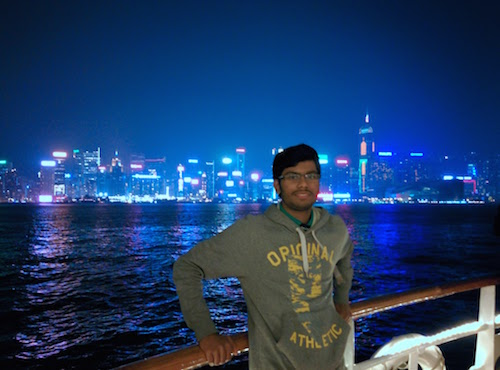
%> input picture GrabCut/me2_small.jpg, 500 x 370 px
$ octave graph_cuts.m   (GNU Octave 9; MATLAB toolbox functions it lacks are replaced by stand-ins)
%> lines starting %> are read from the running program, lines starting %| are printed output that depends on the picture
### GrabCut/rectInput.m
function [ mask ] = rectInput( im,verbose,type)
%rectInput Asks user to draw a rectangle bounding box around foreground


if(nargin <2)
    verbose = true;
end

if(nargin<3)
    type = 'rect';
end

if strcmp(type,'rect')
    imshow(im);
    % title('Draw a bounding box around foreground')
    sz = size(im);
    user_input = 1;
    while user_input == 1

        rect = getrect;
        rect = [rect(2) rect(1) rect(4) rect(3) ];

        %fix any problems
        rect = fix(rect);
        if rect(1) <= 0
            rect(1) = 1;
        end
        if rect(2) <= 0
            rect(2) = 1;
        end
        if rect(3)+rect(1)>= sz(1)
            rect(3) = sz(1) - rect(1);
        end
        if rect(4)+rect(2)>= sz(2)
            rect(4) = sz(2) - rect(2);
        end


        rectangle('position',[rect(2) rect(1) rect(4) rect(3) ]);
        if(verbose)
            button = questdlg('This is what you wanted to select?');
            if strcmp(button,'Yes')
                user_input = 0;
            elseif strcmp(button,'No')
                user_input = 1;
            else
                close all

                error('User canceled')
            end
        else
            user_input = 0;
        end
    end
    close all
    mask = ones(sz(1),sz(2));
    mask(rect(1):rect(1)+rect(3),rect(2):rect(2)+rect(4)) = 2;

else %free hand
    figure, imshow(im);
    h = imfreehand(gca);
    maskSource = createMask(h);

    sz = size(im);
    mask = maskSource(1:sz(1),1:sz(2)) + 1;

end

### GrabCut/graph_cuts.m
%% Read image and take input; initialize
% Works on gray image rather than using color data
clc;clear; close all; addpath('gco-v3.0/matlab')
verbose = true;

im_clr = imread('me2_small.jpg');
%> im_clr is the input picture: size 370x500x3 uint8; mean R, G, B 30.1, 61, 105.6

im = rgb2gray(im_clr);
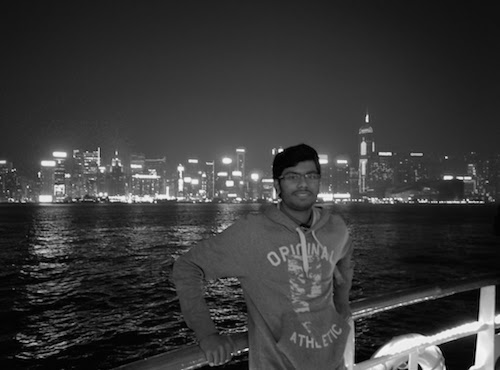
%> im: size 370x500 uint8; min 0, max 247, mean 56.8
im = histeq(im);
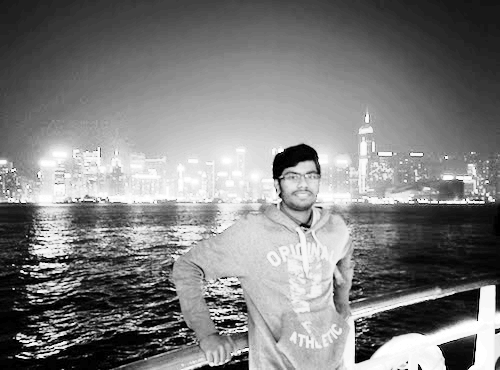
%> im: size 370x500 uint8; min 0, max 255, mean 126.8
rect = rectInput(im_clr,verbose); % Take input
%> the run ends on the next line

$ run again, with GrabCut/caravan.jpg copied over GrabCut/me2_small.jpg
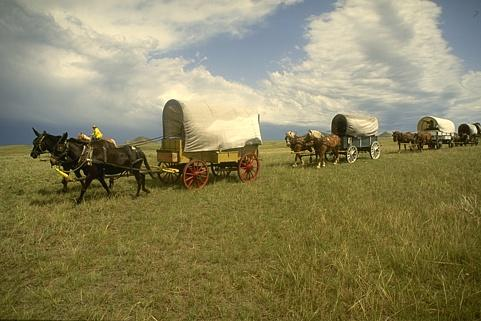
%> input picture GrabCut/caravan.jpg, 481 x 321 px
%> im_clr is the input picture: size 321x481x3 uint8; mean R, G, B 137.9, 131.4, 93.9
%> `im = rgb2gray(im_clr);`:
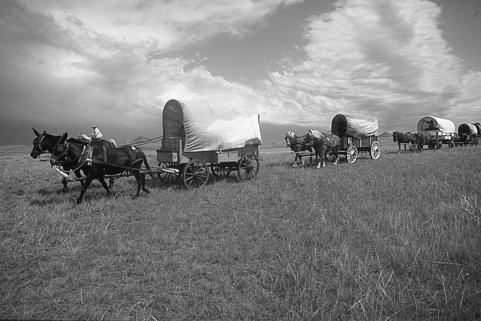
%> im: size 321x481 uint8; min 1, max 253, mean 129.1
%> `im = histeq(im);`:
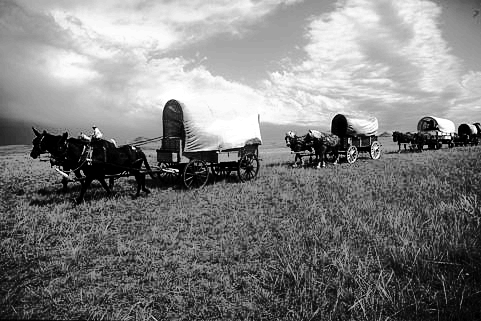
%> im: size 321x481 uint8; min 0, max 255, mean 126.3

$ run again, with GrabCut/cat.jpg copied over GrabCut/me2_small.jpg
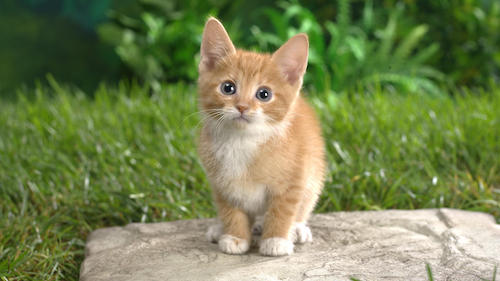
%> input picture GrabCut/cat.jpg, 500 x 281 px
%> im_clr is the input picture: size 281x500x3 uint8; mean R, G, B 118.6, 130.9, 81.9
%> `im = rgb2gray(im_clr);`:
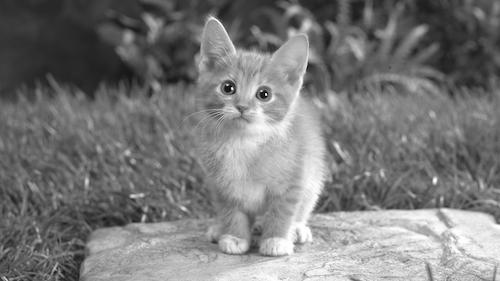
%> im: size 281x500 uint8; min 1, max 255, mean 121.6
%> `im = histeq(im);`:
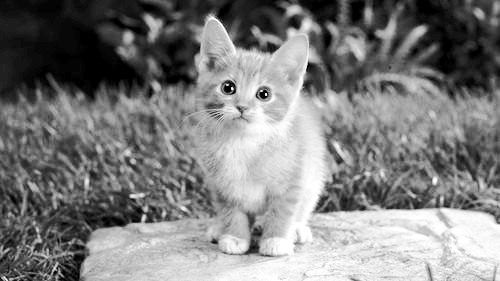
%> im: size 281x500 uint8; min 0, max 255, mean 126.4
